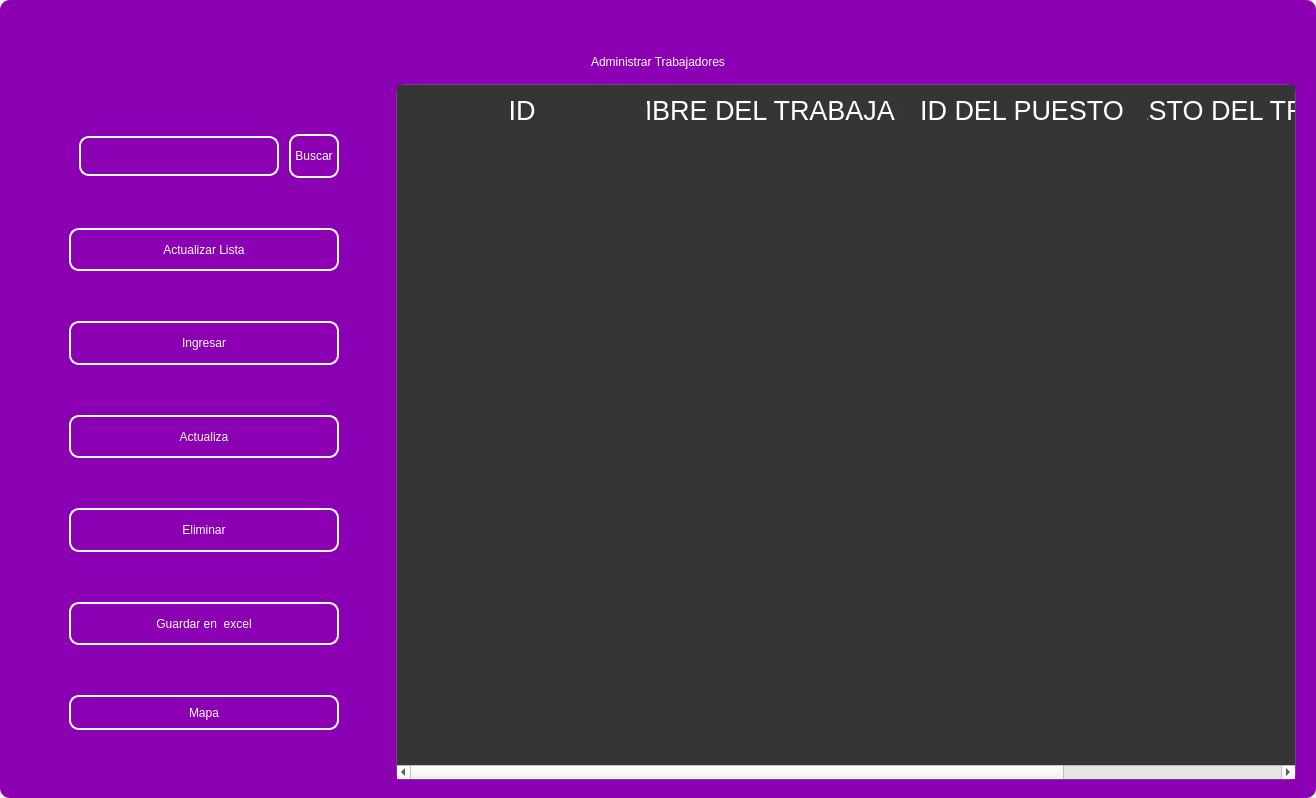
<?xml version="1.0" encoding="UTF-8"?>
<ui version="4.0">
 <class>MainWindow</class>
 <widget class="QMainWindow" name="MainWindow">
  <property name="geometry">
   <rect>
    <x>0</x>
    <y>0</y>
    <width>1316</width>
    <height>798</height>
   </rect>
  </property>
  <property name="windowTitle">
   <string>MainWindow</string>
  </property>
  <property name="styleSheet">
   <string notr="true"/>
  </property>
  <widget class="QWidget" name="centralwidget">
   <property name="styleSheet">
    <string notr="true"/>
   </property>
   <layout class="QVBoxLayout" name="verticalLayout">
    <property name="spacing">
     <number>0</number>
    </property>
    <property name="leftMargin">
     <number>0</number>
    </property>
    <property name="topMargin">
     <number>0</number>
    </property>
    <property name="rightMargin">
     <number>0</number>
    </property>
    <property name="bottomMargin">
     <number>0</number>
    </property>
    <item>
     <widget class="QFrame" name="frame">
      <property name="enabled">
       <bool>true</bool>
      </property>
      <property name="styleSheet">
       <string notr="true">
QFrame {
border-radius:10px;
background-color: rgb(140, 0, 179);
 }
</string>
      </property>
      <property name="frameShape">
       <enum>QFrame::StyledPanel</enum>
      </property>
      <property name="frameShadow">
       <enum>QFrame::Raised</enum>
      </property>
      <layout class="QVBoxLayout" name="verticalLayout_2">
       <item>
        <widget class="QFrame" name="frame_superior">
         <property name="minimumSize">
          <size>
           <width>0</width>
           <height>40</height>
          </size>
         </property>
         <property name="maximumSize">
          <size>
           <width>16777215</width>
           <height>40</height>
          </size>
         </property>
         <property name="styleSheet">
          <string notr="true">QPushButton{
border-radius:18px;
}

QPushButton:hover{
	background-color: rgb(0, 0, 0);
}
</string>
         </property>
         <property name="frameShape">
          <enum>QFrame::StyledPanel</enum>
         </property>
         <property name="frameShadow">
          <enum>QFrame::Raised</enum>
         </property>
         <layout class="QHBoxLayout" name="horizontalLayout_3">
          <property name="spacing">
           <number>4</number>
          </property>
          <property name="leftMargin">
           <number>0</number>
          </property>
          <property name="topMargin">
           <number>0</number>
          </property>
          <property name="rightMargin">
           <number>0</number>
          </property>
          <property name="bottomMargin">
           <number>0</number>
          </property>
          <item>
           <widget class="QPushButton" name="btn_icon">
            <property name="text">
             <string/>
            </property>
            <property name="iconSize">
             <size>
              <width>40</width>
              <height>40</height>
             </size>
            </property>
           </widget>
          </item>
          <item>
           <spacer name="horizontalSpacer_2">
            <property name="orientation">
             <enum>Qt::Horizontal</enum>
            </property>
            <property name="sizeHint" stdset="0">
             <size>
              <width>443</width>
              <height>20</height>
             </size>
            </property>
           </spacer>
          </item>
          <item>
           <widget class="QPushButton" name="btn_exit">
            <property name="minimumSize">
             <size>
              <width>38</width>
              <height>38</height>
             </size>
            </property>
            <property name="maximumSize">
             <size>
              <width>38</width>
              <height>38</height>
             </size>
            </property>
            <property name="cursor">
             <cursorShape>PointingHandCursor</cursorShape>
            </property>
            <property name="text">
             <string/>
            </property>
            <property name="iconSize">
             <size>
              <width>35</width>
              <height>35</height>
             </size>
            </property>
           </widget>
          </item>
          <item>
           <widget class="QPushButton" name="bt_minimizar">
            <property name="minimumSize">
             <size>
              <width>38</width>
              <height>38</height>
             </size>
            </property>
            <property name="maximumSize">
             <size>
              <width>38</width>
              <height>38</height>
             </size>
            </property>
            <property name="cursor">
             <cursorShape>PointingHandCursor</cursorShape>
            </property>
            <property name="text">
             <string/>
            </property>
            <property name="icon">
             <iconset>
              <normaloff>image/minus.svg</normaloff>image/minus.svg</iconset>
            </property>
            <property name="iconSize">
             <size>
              <width>38</width>
              <height>38</height>
             </size>
            </property>
           </widget>
          </item>
          <item>
           <widget class="QPushButton" name="bt_maximizar">
            <property name="minimumSize">
             <size>
              <width>38</width>
              <height>38</height>
             </size>
            </property>
            <property name="maximumSize">
             <size>
              <width>38</width>
              <height>38</height>
             </size>
            </property>
            <property name="cursor">
             <cursorShape>PointingHandCursor</cursorShape>
            </property>
            <property name="text">
             <string/>
            </property>
            <property name="icon">
             <iconset>
              <normaloff>image/chevron-up.svg</normaloff>image/chevron-up.svg</iconset>
            </property>
            <property name="iconSize">
             <size>
              <width>38</width>
              <height>38</height>
             </size>
            </property>
           </widget>
          </item>
          <item>
           <widget class="QPushButton" name="bt_restaurar">
            <property name="minimumSize">
             <size>
              <width>38</width>
              <height>38</height>
             </size>
            </property>
            <property name="maximumSize">
             <size>
              <width>38</width>
              <height>38</height>
             </size>
            </property>
            <property name="cursor">
             <cursorShape>PointingHandCursor</cursorShape>
            </property>
            <property name="text">
             <string/>
            </property>
            <property name="icon">
             <iconset>
              <normaloff>image/chevron-down.svg</normaloff>image/chevron-down.svg</iconset>
            </property>
            <property name="iconSize">
             <size>
              <width>38</width>
              <height>38</height>
             </size>
            </property>
           </widget>
          </item>
          <item>
           <widget class="QPushButton" name="bt_cerrar">
            <property name="minimumSize">
             <size>
              <width>38</width>
              <height>38</height>
             </size>
            </property>
            <property name="maximumSize">
             <size>
              <width>38</width>
              <height>38</height>
             </size>
            </property>
            <property name="cursor">
             <cursorShape>PointingHandCursor</cursorShape>
            </property>
            <property name="text">
             <string/>
            </property>
            <property name="icon">
             <iconset>
              <normaloff>image/x.svg</normaloff>image/x.svg</iconset>
            </property>
            <property name="iconSize">
             <size>
              <width>38</width>
              <height>38</height>
             </size>
            </property>
           </widget>
          </item>
         </layout>
        </widget>
       </item>
       <item>
        <widget class="QLabel" name="label">
         <property name="styleSheet">
          <string notr="true">font: 30pt &quot;MS Shell Dlg 2&quot;;
color: rgb(255, 255, 255);</string>
         </property>
         <property name="text">
          <string>Administrar Trabajadores</string>
         </property>
         <property name="alignment">
          <set>Qt::AlignCenter</set>
         </property>
        </widget>
       </item>
       <item>
        <widget class="QFrame" name="frame_3">
         <property name="minimumSize">
          <size>
           <width>0</width>
           <height>0</height>
          </size>
         </property>
         <property name="frameShape">
          <enum>QFrame::StyledPanel</enum>
         </property>
         <property name="frameShadow">
          <enum>QFrame::Raised</enum>
         </property>
         <layout class="QHBoxLayout" name="horizontalLayout_4">
          <property name="leftMargin">
           <number>9</number>
          </property>
          <property name="topMargin">
           <number>9</number>
          </property>
          <property name="rightMargin">
           <number>9</number>
          </property>
          <item>
           <layout class="QVBoxLayout" name="verticalLayout_4">
            <property name="spacing">
             <number>50</number>
            </property>
            <property name="sizeConstraint">
             <enum>QLayout::SetDefaultConstraint</enum>
            </property>
            <property name="leftMargin">
             <number>50</number>
            </property>
            <property name="topMargin">
             <number>50</number>
            </property>
            <property name="rightMargin">
             <number>50</number>
            </property>
            <property name="bottomMargin">
             <number>50</number>
            </property>
            <item>
             <layout class="QHBoxLayout" name="horizontalLayout">
              <property name="spacing">
               <number>10</number>
              </property>
              <property name="leftMargin">
               <number>10</number>
              </property>
              <property name="topMargin">
               <number>0</number>
              </property>
              <property name="bottomMargin">
               <number>0</number>
              </property>
              <item>
               <widget class="QLineEdit" name="searchtxt">
                <property name="minimumSize">
                 <size>
                  <width>200</width>
                  <height>25</height>
                 </size>
                </property>
                <property name="maximumSize">
                 <size>
                  <width>150</width>
                  <height>40</height>
                 </size>
                </property>
                <property name="styleSheet">
                 <string notr="true">QLabel {
	color: rgb(255, 255, 254);
	font: 12pt &quot;Arial&quot;;
	background-color: rgba(0, 0, 0,0);
}

QTextEdit{
background-color: rgba(0, 0, 0,0);
border-radius:10px; 
font: 12pt &quot;Arial&quot;;
color: rgb(255, 255, 254);
border: 2px solid  rgb(255, 255, 255);

}

QTextEdit:hover{
background-color: rgba(0, 0, 0,0);
border-radius:10px; 
font: 12pt &quot;Arial&quot;;
border: 2px solid  rgb(120, 0, 171);
}

QTextEdit:focus{
background-color: rgb(0, 0, 0);
border-radius:10px; 
font: 12pt &quot;Arial&quot;;
border: 2px solid rgb(120, 0, 171);
}

QLineEdit{
background-color: rgba(0, 0, 0,0);
border-radius:10px; 
font: 12pt &quot;Arial&quot;;
color: rgb(255, 255, 254);
border: 2px solid  rgb(255, 255, 255);

}

QLineEdit:hover{
background-color: rgba(0, 0, 0,0);
border-radius:10px; 
font: 12pt &quot;Arial&quot;;
border: 2px solid  rgb(120, 0, 171);
}

QLineEdit:focus{
background-color: rgb(0, 0, 0);
border-radius:10px; 
font: 12pt &quot;Arial&quot;;
border: 2px solid rgb(120, 0, 171);
}

QCheckBox{
	font: 12pt &quot;Arial&quot;;
	color: rgb(255, 255, 255);
}

QCheckBox::indicator {
    width: 18px;
    height:18px;
}

QCheckBox::indicator:unchecked {
   background-image: url(image/square.svg);
}

QCheckBox::indicator:checked {
   background-image: url(image/check-square.svg);
}

QPushButton{
border-radius:10px; 
font: 12pt &quot;Arial&quot;;
color: rgb(255, 255, 254);
border: 2px solid #ffffff;
}

QPushButton:hover{
border-radius:10px; 
font: 12pt &quot;Arial&quot;;
color: rgb(255, 255, 255);
border: 2px solid rgb(120, 0, 171);
	background-color: rgb(120, 0, 171);
}
</string>
                </property>
               </widget>
              </item>
              <item>
               <widget class="QPushButton" name="btn_search">
                <property name="sizePolicy">
                 <sizepolicy hsizetype="Minimum" vsizetype="Fixed">
                  <horstretch>0</horstretch>
                  <verstretch>0</verstretch>
                 </sizepolicy>
                </property>
                <property name="minimumSize">
                 <size>
                  <width>0</width>
                  <height>15</height>
                 </size>
                </property>
                <property name="maximumSize">
                 <size>
                  <width>100</width>
                  <height>50</height>
                 </size>
                </property>
                <property name="cursor">
                 <cursorShape>PointingHandCursor</cursorShape>
                </property>
                <property name="styleSheet">
                 <string notr="true">QPushButton{
border-radius:10px; 
font: 12pt &quot;Arial&quot;;
color: rgb(255, 255, 254);
border: 2px solid #ffffff;
}

QPushButton:hover{
border-radius:10px; 
font: 12pt &quot;Arial&quot;;
color: rgb(255, 255, 255);
border: 2px solid rgb(120, 0, 171);
	background-color: rgb(120, 0, 171);
}</string>
                </property>
                <property name="text">
                 <string>Buscar</string>
                </property>
               </widget>
              </item>
             </layout>
            </item>
            <item>
             <widget class="QPushButton" name="btn_get">
              <property name="minimumSize">
               <size>
                <width>50</width>
                <height>40</height>
               </size>
              </property>
              <property name="maximumSize">
               <size>
                <width>300</width>
                <height>50</height>
               </size>
              </property>
              <property name="cursor">
               <cursorShape>PointingHandCursor</cursorShape>
              </property>
              <property name="styleSheet">
               <string notr="true">QPushButton{
border-radius:10px; 
font: 12pt &quot;Arial&quot;;
color: rgb(255, 255, 254);
border: 2px solid #ffffff;
}

QPushButton:hover{
border-radius:10px; 
font: 12pt &quot;Arial&quot;;
color: rgb(255, 255, 255);
border: 2px solid rgb(120, 0, 171);
	background-color: rgb(120, 0, 171);
}</string>
              </property>
              <property name="text">
               <string>Actualizar Lista</string>
              </property>
              <property name="iconSize">
               <size>
                <width>35</width>
                <height>35</height>
               </size>
              </property>
             </widget>
            </item>
            <item>
             <widget class="QPushButton" name="btn_add">
              <property name="minimumSize">
               <size>
                <width>0</width>
                <height>40</height>
               </size>
              </property>
              <property name="maximumSize">
               <size>
                <width>300</width>
                <height>50</height>
               </size>
              </property>
              <property name="cursor">
               <cursorShape>PointingHandCursor</cursorShape>
              </property>
              <property name="styleSheet">
               <string notr="true">QPushButton{
border-radius:10px; 
font: 12pt &quot;Arial&quot;;
color: rgb(255, 255, 254);
border: 2px solid #ffffff;
}

QPushButton:hover{
border-radius:10px; 
font: 12pt &quot;Arial&quot;;
color: rgb(255, 255, 255);
border: 2px solid rgb(120, 0, 171);
	background-color: rgb(120, 0, 171);
}</string>
              </property>
              <property name="text">
               <string>Ingresar</string>
              </property>
              <property name="iconSize">
               <size>
                <width>35</width>
                <height>35</height>
               </size>
              </property>
             </widget>
            </item>
            <item>
             <widget class="QPushButton" name="btn_update">
              <property name="minimumSize">
               <size>
                <width>0</width>
                <height>40</height>
               </size>
              </property>
              <property name="maximumSize">
               <size>
                <width>300</width>
                <height>50</height>
               </size>
              </property>
              <property name="cursor">
               <cursorShape>PointingHandCursor</cursorShape>
              </property>
              <property name="styleSheet">
               <string notr="true">QPushButton{
border-radius:10px; 
font: 12pt &quot;Arial&quot;;
color: rgb(255, 255, 254);
border: 2px solid #ffffff;
}

QPushButton:hover{
border-radius:10px; 
font: 12pt &quot;Arial&quot;;
color: rgb(255, 255, 255);
border: 2px solid rgb(120, 0, 171);
	background-color: rgb(120, 0, 171);
}</string>
              </property>
              <property name="text">
               <string>Actualiza</string>
              </property>
              <property name="iconSize">
               <size>
                <width>35</width>
                <height>35</height>
               </size>
              </property>
             </widget>
            </item>
            <item>
             <widget class="QPushButton" name="btn_delete">
              <property name="minimumSize">
               <size>
                <width>0</width>
                <height>40</height>
               </size>
              </property>
              <property name="maximumSize">
               <size>
                <width>300</width>
                <height>50</height>
               </size>
              </property>
              <property name="cursor">
               <cursorShape>PointingHandCursor</cursorShape>
              </property>
              <property name="styleSheet">
               <string notr="true">QPushButton{
border-radius:10px; 
font: 12pt &quot;Arial&quot;;
color: rgb(255, 255, 254);
border: 2px solid #ffffff;
}

QPushButton:hover{
border-radius:10px; 
font: 12pt &quot;Arial&quot;;
color: rgb(255, 255, 255);
border: 2px solid rgb(120, 0, 171);
	background-color: rgb(120, 0, 171);
}</string>
              </property>
              <property name="text">
               <string>Eliminar</string>
              </property>
              <property name="iconSize">
               <size>
                <width>35</width>
                <height>35</height>
               </size>
              </property>
             </widget>
            </item>
            <item>
             <widget class="QPushButton" name="btn_excel">
              <property name="minimumSize">
               <size>
                <width>10</width>
                <height>40</height>
               </size>
              </property>
              <property name="maximumSize">
               <size>
                <width>300</width>
                <height>50</height>
               </size>
              </property>
              <property name="cursor">
               <cursorShape>PointingHandCursor</cursorShape>
              </property>
              <property name="styleSheet">
               <string notr="true">QPushButton{
border-radius:10px; 
font: 12pt &quot;Arial&quot;;
color: rgb(255, 255, 254);
border: 2px solid #ffffff;
}

QPushButton:hover{
border-radius:10px; 
font: 12pt &quot;Arial&quot;;
color: rgb(255, 255, 255);
border: 2px solid rgb(120, 0, 171);
	background-color: rgb(120, 0, 171);
}</string>
              </property>
              <property name="text">
               <string>Guardar en  excel</string>
              </property>
              <property name="iconSize">
               <size>
                <width>35</width>
                <height>35</height>
               </size>
              </property>
             </widget>
            </item>
            <item>
             <widget class="QPushButton" name="btn_maps">
              <property name="minimumSize">
               <size>
                <width>0</width>
                <height>35</height>
               </size>
              </property>
              <property name="styleSheet">
               <string notr="true">QPushButton{
border-radius:10px; 
font: 12pt &quot;Arial&quot;;
color: rgb(255, 255, 254);
border: 2px solid #ffffff;
}

QPushButton:hover{
border-radius:10px; 
font: 12pt &quot;Arial&quot;;
color: rgb(255, 255, 255);
border: 2px solid rgb(120, 0, 171);
	background-color: rgb(120, 0, 171);
}</string>
              </property>
              <property name="text">
               <string>Mapa</string>
              </property>
             </widget>
            </item>
           </layout>
          </item>
          <item>
           <widget class="QTableWidget" name="table_employee">
            <property name="minimumSize">
             <size>
              <width>900</width>
              <height>0</height>
             </size>
            </property>
            <property name="maximumSize">
             <size>
              <width>700</width>
              <height>16777215</height>
             </size>
            </property>
            <property name="styleSheet">
             <string notr="true">QTableView {

	border: 1px solid rgba(255,255,255,40);
	border-bottom-right-radius: 7px; 
	border-bottom-left-radius: 7px; 
	color: white;
	font: 15pt &quot;MS Shell Dlg 2&quot;;
	background-color: rgb(53, 53, 53);
}

QHeaderView::section {
background-color: rgb(53, 53, 53);
color: white;
border: none;
height: 50px;
font-size: 20pt;
}

QTableView::item {
    border-style: none;
    border-bottom: 1px solid rgba(255,255,255,50);
    padding-left: auto;
    padding-right: auto;
}

QTableView::item:selected{
	border: none;
	color: rgb(255, 255, 255);
    background-color: rgba(255, 255, 255, 50);
}
</string>
            </property>
            <property name="lineWidth">
             <number>1</number>
            </property>
            <property name="editTriggers">
             <set>QAbstractItemView::NoEditTriggers</set>
            </property>
            <attribute name="horizontalHeaderDefaultSectionSize">
             <number>250</number>
            </attribute>
            <column>
             <property name="text">
              <string>ID</string>
             </property>
            </column>
            <column>
             <property name="text">
              <string>NOMBRE DEL TRABAJADOR</string>
             </property>
            </column>
            <column>
             <property name="text">
              <string>ID DEL PUESTO</string>
             </property>
            </column>
            <column>
             <property name="text">
              <string>PUESTO DEL TRABAJADOR</string>
             </property>
            </column>
           </widget>
          </item>
         </layout>
        </widget>
       </item>
      </layout>
     </widget>
    </item>
   </layout>
  </widget>
 </widget>
 <resources/>
 <connections/>
</ui>
